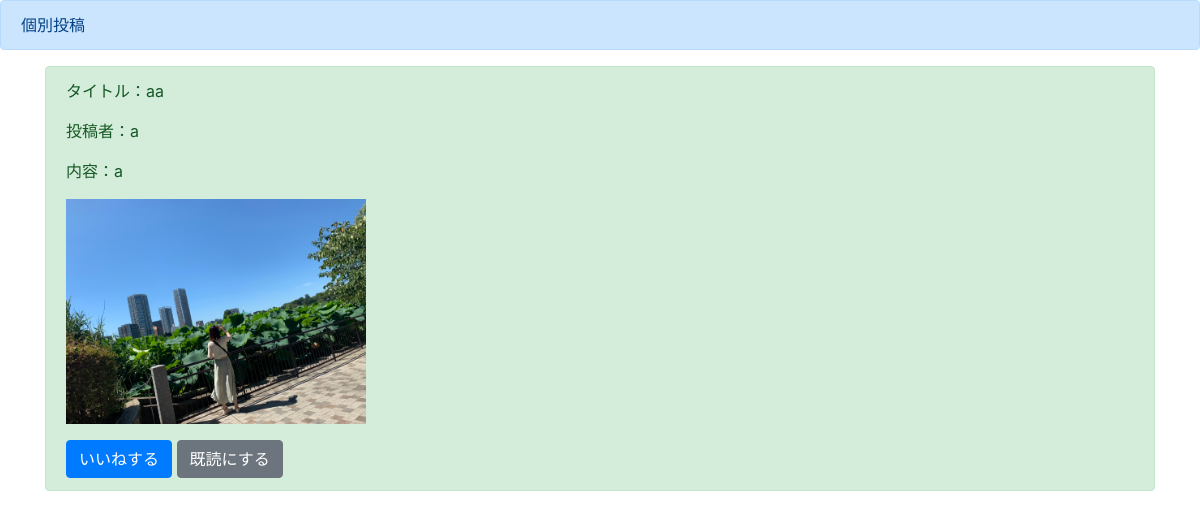
/detail/3, run on the app's committed database.
### boardapp/models.py (models this page shows, shortened)
class BoardModel(models.Model):
    title = models.CharField(max_length=100)
    content = models.TextField()
    author = models.CharField(max_length=100)
    images = models.ImageField(upload_to='')
    good = models.IntegerField(null=True, blank=True, default=0)
    goodtext = models.CharField(max_length=200, null=True, blank=True, default='a')
    read = models.IntegerField(null=True, blank=True, default=0)
    readtext = models.CharField(max_length=200, null=True, blank=True, default='a')

### boardapp/views.py (the view)
# urls.py: path('detail/<int:pk>', detailfunc, name='detail'),
def detailfunc(request, pk):
    object = BoardModel.objects.get(pk=pk)
    return render(request, 'detail.html', {'object': object})

### templates/detail.html (shortened to what this page needs)
{% extends 'base.html' %}
{% block header %}
<div class="alert alert-primary" role="alert">
    個別投稿
</div>
{% endblock header %}
{% block content %}
<div class='container'>
    <div class="alert alert-success" role="alert">
        <p>タイトル：{{object.title}}</p>
        <p>投稿者：{{object.author}}</p>
        <p>内容：{{object.content}}</p>
        <p><img src="{{ object.images.url }}" width=300></p>
        <a href="{% url 'good' object.pk %}" class="btn btn-primary" role="button" aria-pressed="true">いいねする</a>
        <a href="{% url 'read' object.pk %}" class="btn btn-secondary" role="button" aria-pressed="true">既読にする</a>
    </div>
</div>
{% endblock content %}

### data on the page
BoardModel: title "aa", author "a", content "a", images (picture)
